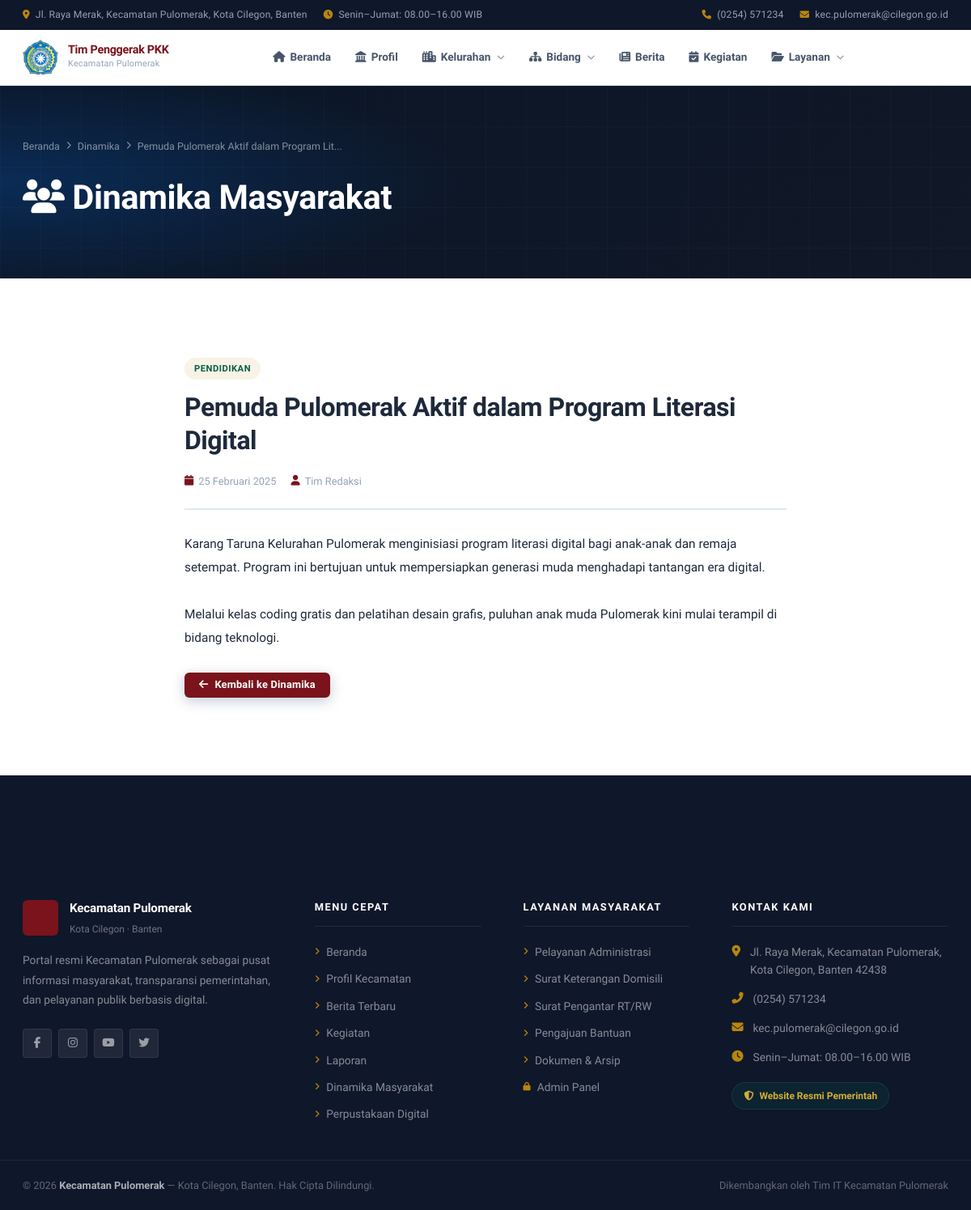
Before: /dinamika-detail.php?id=3 with the older database file.
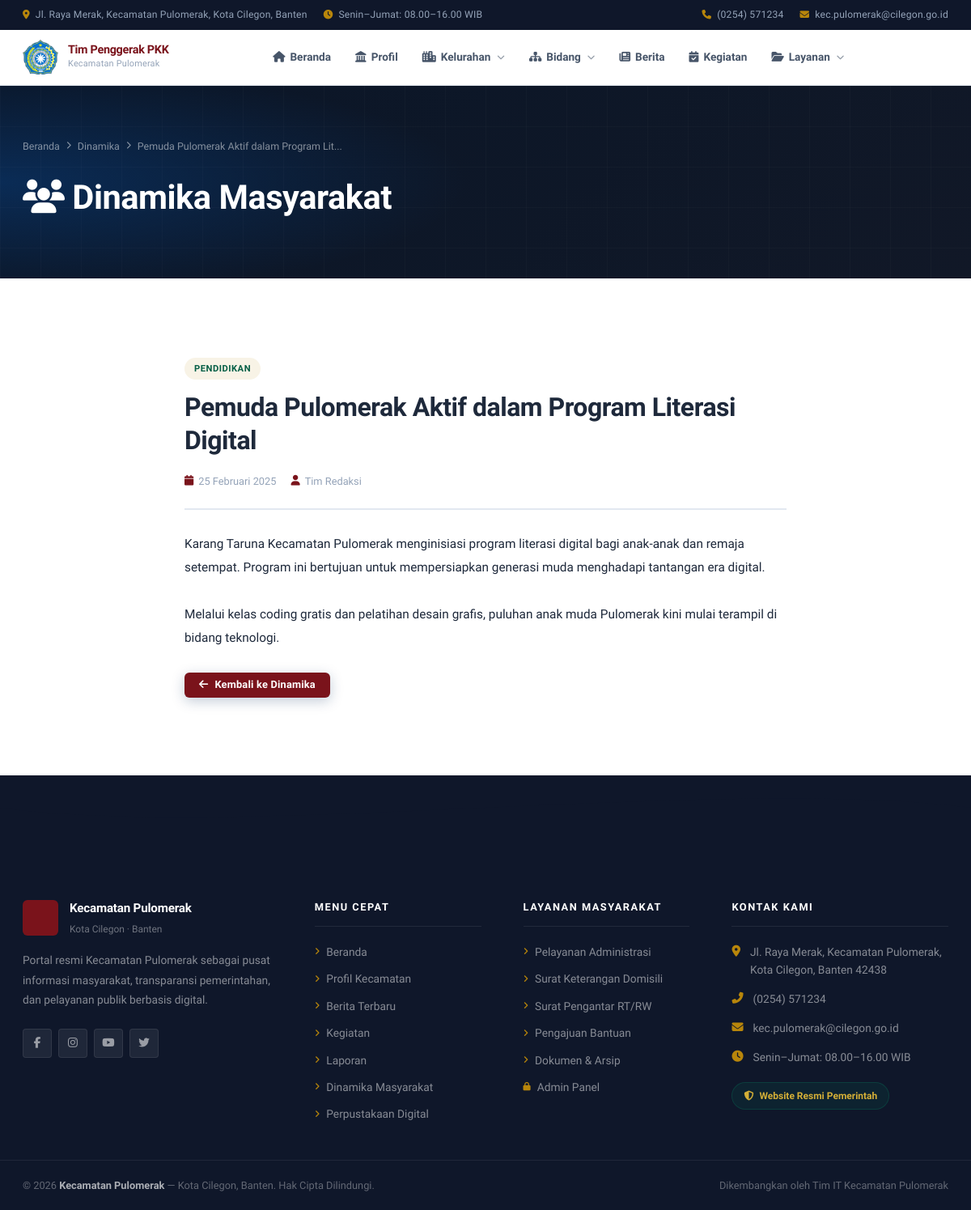
After: the same page with the newer database file.
### tables this page shows
CREATE TABLE `dinamika` (
  `id`         INT(11)      NOT NULL AUTO_INCREMENT,
  `judul`      VARCHAR(255) NOT NULL,
  `isi`        TEXT         NOT NULL,
  `kategori`   VARCHAR(100) DEFAULT NULL,
  `penulis`    VARCHAR(100) DEFAULT 'Admin Kelurahan',
  `gambar`     VARCHAR(255) DEFAULT NULL,
  `tgl_post`   DATE         NOT NULL,
  `created_at` TIMESTAMP    NOT NULL DEFAULT CURRENT_TIMESTAMP,
  PRIMARY KEY (`id`),
  KEY `idx_tgl` (`tgl_post`)
);

### include/functions.php (called while the page is built, shortened)
<?php
function e($str) {
    return htmlspecialchars($str ?? '', ENT_QUOTES, 'UTF-8');
}
function formatTanggal($date, $format = 'full') {
    $bulan = [
        1 => 'Januari', 2 => 'Februari', 3 => 'Maret', 4 => 'April',
        5 => 'Mei', 6 => 'Juni', 7 => 'Juli', 8 => 'Agustus',
        9 => 'September', 10 => 'Oktober', 11 => 'November', 12 => 'Desember'
    ];
    $ts = strtotime($date);
    $d  = date('j', $ts);
    $m  = $bulan[(int)date('n', $ts)];
    $y  = date('Y', $ts);
    return "$d $m $y";
}
function truncate($str, $len = 150) {
    $str = strip_tags($str);
    return mb_substr($str, 0, $len) . '...';
}
?>

### dinamika-detail.php (the view, shortened to what this page needs)
<?php
require_once 'include/config.php';
require_once 'include/functions.php';
$id = (int)($_GET['id'] ?? 0);
$stmt = $conn->prepare("SELECT * FROM dinamika WHERE id = ?");
$stmt->bind_param('i', $id);
$stmt->execute();
$d = $stmt->get_result()->fetch_assoc();
include 'include/header.php';
?>
<div class="page-hero">
    <div class="container page-hero-content">
        <div class="breadcrumb">
            <a href="<?= SITE_URL ?>/">Beranda</a> <i class="fas fa-chevron-right"></i>
            <a href="dinamika.php">Dinamika</a> <i class="fas fa-chevron-right"></i>
            <span><?= truncate($d['judul'], 40) ?></span>
        </div>
        <h1><i class="fas fa-users"></i> Dinamika Masyarakat</h1>
    </div>
</div>
<section class="section">
    <div class="container" style="max-width:800px">
        <div class="detail-main reveal">
            <?php if (!empty($d['kategori'])): ?>
                <span class="tag tag-green" style="display:inline-block;margin-bottom:14px"><?= e($d['kategori']) ?></span>
            <?php endif; ?>
            <h1 class="detail-title"><?= e($d['judul']) ?></h1>
            <div class="detail-meta">
                <span><i class="fas fa-calendar"></i> <?= formatTanggal($d['tgl_post']) ?></span>
                <?php if (!empty($d['penulis'])): ?>
                    <span><i class="fas fa-user"></i> <?= e($d['penulis']) ?></span>
                <?php endif; ?>
            </div>
            <div class="detail-body"><?= nl2br(e($d['isi'])) ?></div>
            <div style="margin-top:28px;">
                <a href="dinamika.php" class="btn btn-secondary btn-sm">
                    <i class="fas fa-arrow-left"></i> Kembali ke Dinamika
                </a>
            </div>
        </div>
    </div>
</section>
<?php include 'include/footer.php'; ?>

Changed rows visible on the page:
changed dinamika "Pemuda Pulomerak Aktif dalam Program Literasi Digital": isi "Karang Taruna Kelurahan Pulomerak menginisiasi program literasi…" → "Karang Taruna Kecamatan Pulomerak menginisiasi program literasi…"
